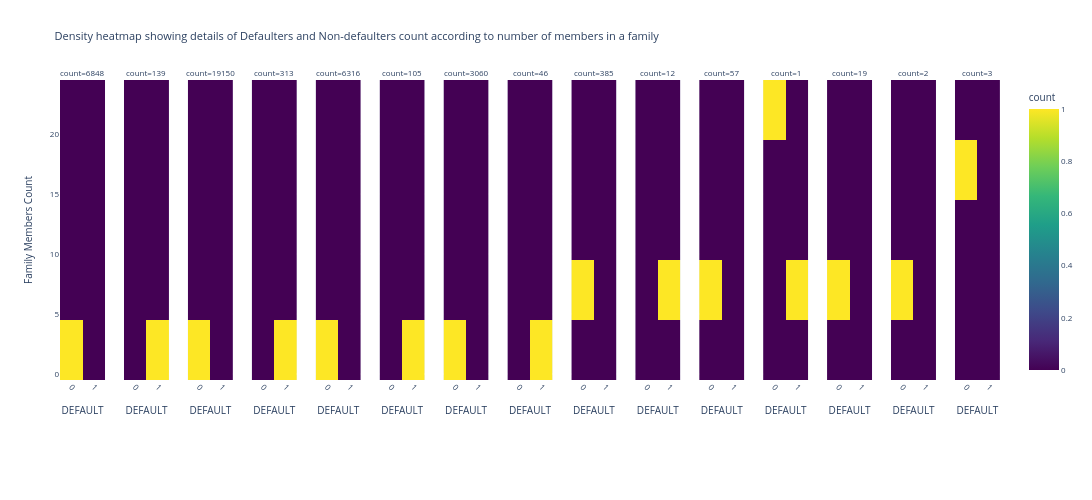

This figure's notebook cell:
### Code cell
fig = px.density_heatmap(
    data_frame=df6,
    x="DEFAULT",
    y="CNT_FAM_MEMBERS",
    facet_col="count",
    facet_col_spacing=0.02,
    color_continuous_scale="Viridis",
    width=1600,
    height=500,title="Density heatmap showing details of Defaulters and Non-defaulters count according to number of members in a family")


# Update axis labels and spacing
fig.update_layout(
    font=dict(size=8),
    margin=dict(t=80, l=60, r=40, b=120),  # More bottom space for rotated labels
    yaxis_title="Family Members Count")

for axis in fig.layout:
    if axis.startswith('xaxis'):
        fig.layout[axis].update(
            tickmode='array',
            tickvals=[0, 1],
            ticktext=['0', '1'])
fig.write_html(r"Downloads/fig1.html")
# Rotate x-tick labels
fig.update_xaxes(tickangle=45)
fig.show();

### Figure 1 — Plotly figure (JSON) as saved in the notebook; plotly's stock layout.template omitted (floating-point values rounded to 4 significant figures)
{"data": [{"coloraxis": "coloraxis", "hovertemplate": "count=%{z}<br>DEFAULT=%{x}<br>CNT_FAM_MEMBERS=%{y}<extra></extra>", "name": "", "type": "histogram2d", "x": [0], "xaxis": "x", "xbingroup": "x", "y": [1], "yaxis": "y", "ybingroup": "y"}, {"coloraxis": "coloraxis", "hovertemplate": "count=%{z}<br>DEFAULT=%{x}<br>CNT_FAM_MEMBERS=%{y}<extra></extra>", "name": "", "type": "histogram2d", "x": [1], "xaxis": "x2", "xbingroup": "x", "y": [1], "yaxis": "y2", "ybingroup": "y"}, {"coloraxis": "coloraxis", "hovertemplate": "count=%{z}<br>DEFAULT=%{x}<br>CNT_FAM_MEMBERS=%{y}<extra></extra>", "name": "", "type": "histogram2d", "x": [0], "xaxis": "x3", "xbingroup": "x", "y": [2], "yaxis": "y3", "ybingroup": "y"}, {"coloraxis": "coloraxis", "hovertemplate": "count=%{z}<br>DEFAULT=%{x}<br>CNT_FAM_MEMBERS=%{y}<extra></extra>", "name": "", "type": "histogram2d", "x": [1], "xaxis": "x4", "xbingroup": "x", "y": [2], "yaxis": "y4", "ybingroup": "y"}, {"coloraxis": "coloraxis", "hovertemplate": "count=%{z}<br>DEFAULT=%{x}<br>CNT_FAM_MEMBERS=%{y}<extra></extra>", "name": "", "type": "histogram2d", "x": [0], "xaxis": "x5", "xbingroup": "x", "y": [3], "yaxis": "y5", "ybingroup": "y"}, {"coloraxis": "coloraxis", "hovertemplate": "count=%{z}<br>DEFAULT=%{x}<br>CNT_FAM_MEMBERS=%{y}<extra></extra>", "name": "", "type": "histogram2d", "x": [1], "xaxis": "x6", "xbingroup": "x", "y": [3], "yaxis": "y6", "ybingroup": "y"}, {"coloraxis": "coloraxis", "hovertemplate": "count=%{z}<br>DEFAULT=%{x}<br>CNT_FAM_MEMBERS=%{y}<extra></extra>", "name": "", "type": "histogram2d", "x": [0], "xaxis": "x7", "xbingroup": "x", "y": [4], "yaxis": "y7", "ybingroup": "y"}, {"coloraxis": "coloraxis", "hovertemplate": "count=%{z}<br>DEFAULT=%{x}<br>CNT_FAM_MEMBERS=%{y}<extra></extra>", "name": "", "type": "histogram2d", "x": [1], "xaxis": "x8", "xbingroup": "x", "y": [4], "yaxis": "y8", "ybingroup": "y"}, {"coloraxis": "coloraxis", "hovertemplate": "count=%{z}<br>DEFAULT=%{x}<br>CNT_FAM_MEMBERS=%{y}<extra></extra>", "name": "", "type": "histogram2d", "x": [0], "xaxis": "x9", "xbingroup": "x", "y": [5], "yaxis": "y9", "ybingroup": "y"}, {"coloraxis": "coloraxis", "hovertemplate": "count=%{z}<br>DEFAULT=%{x}<br>CNT_FAM_MEMBERS=%{y}<extra></extra>", "name": "", "type": "histogram2d", "x": [1], "xaxis": "x10", "xbingroup": "x", "y": [5], "yaxis": "y10", "ybingroup": "y"}, {"coloraxis": "coloraxis", "hovertemplate": "count=%{z}<br>DEFAULT=%{x}<br>CNT_FAM_MEMBERS=%{y}<extra></extra>", "name": "", "type": "histogram2d", "x": [0], "xaxis": "x11", "xbingroup": "x", "y": [6], "yaxis": "y11", "ybingroup": "y"}, {"coloraxis": "coloraxis", "hovertemplate": "count=%{z}<br>DEFAULT=%{x}<br>CNT_FAM_MEMBERS=%{y}<extra></extra>", "name": "", "type": "histogram2d", "x": [1, 0], "xaxis": "x12", "xbingroup": "x", "y": [6, 20], "yaxis": "y12", "ybingroup": "y"}, {"coloraxis": "coloraxis", "hovertemplate": "count=%{z}<br>DEFAULT=%{x}<br>CNT_FAM_MEMBERS=%{y}<extra></extra>", "name": "", "type": "histogram2d", "x": [0], "xaxis": "x13", "xbingroup": "x", "y": [7], "yaxis": "y13", "ybingroup": "y"}, {"coloraxis": "coloraxis", "hovertemplate": "count=%{z}<br>DEFAULT=%{x}<br>CNT_FAM_MEMBERS=%{y}<extra></extra>", "name": "", "type": "histogram2d", "x": [0], "xaxis": "x14", "xbingroup": "x", "y": [9], "yaxis": "y14", "ybingroup": "y"}, {"coloraxis": "coloraxis", "hovertemplate": "count=%{z}<br>DEFAULT=%{x}<br>CNT_FAM_MEMBERS=%{y}<extra></extra>", "name": "", "type": "histogram2d", "x": [0], "xaxis": "x15", "xbingroup": "x", "y": [15], "yaxis": "y15", "ybingroup": "y"}], "layout": {"annotations": [{"font": {}, "showarrow": false, "text": "count=6848", "x": 0.024, "xanchor": "center", "xref": "paper", "y": 1, "yanchor": "bottom", "yref": "paper"}, {"font": {}, "showarrow": false, "text": "count=139", "x": 0.092, "xanchor": "center", "xref": "paper", "y": 1, "yanchor": "bottom", "yref": "paper"}, {"font": {}, "showarrow": false, "text": "count=19150", "x": 0.16, "xanchor": "center", "xref": "paper", "y": 1, "yanchor": "bottom", "yref": "paper"}, {"font": {}, "showarrow": false, "text": "count=313", "x": 0.228, "xanchor": "center", "xref": "paper", "y": 1, "yanchor": "bottom", "yref": "paper"}, {"font": {}, "showarrow": false, "text": "count=6316", "x": 0.296, "xanchor": "center", "xref": "paper", "y": 1, "yanchor": "bottom", "yref": "paper"}, {"font": {}, "showarrow": false, "text": "count=105", "x": 0.364, "xanchor": "center", "xref": "paper", "y": 1, "yanchor": "bottom", "yref": "paper"}, {"font": {}, "showarrow": false, "text": "count=3060", "x": 0.432, "xanchor": "center", "xref": "paper", "y": 1, "yanchor": "bottom", "yref": "paper"}, {"font": {}, "showarrow": false, "text": "count=46", "x": 0.5, "xanchor": "center", "xref": "paper", "y": 1, "yanchor": "bottom", "yref": "paper"}, {"font": {}, "showarrow": false, "text": "count=385", "x": 0.568, "xanchor": "center", "xref": "paper", "y": 1, "yanchor": "bottom", "yref": "paper"}, {"font": {}, "showarrow": false, "text": "count=12", "x": 0.636, "xanchor": "center", "xref": "paper", "y": 1, "yanchor": "bottom", "yref": "paper"}, {"font": {}, "showarrow": false, "text": "count=57", "x": 0.704, "xanchor": "center", "xref": "paper", "y": 1, "yanchor": "bottom", "yref": "paper"}, {"font": {}, "showarrow": false, "text": "count=1", "x": 0.772, "xanchor": "center", "xref": "paper", "y": 1, "yanchor": "bottom", "yref": "paper"}, {"font": {}, "showarrow": false, "text": "count=19", "x": 0.84, "xanchor": "center", "xref": "paper", "y": 1, "yanchor": "bottom", "yref": "paper"}, {"font": {}, "showarrow": false, "text": "count=2", "x": 0.908, "xanchor": "center", "xref": "paper", "y": 1, "yanchor": "bottom", "yref": "paper"}, {"font": {}, "showarrow": false, "text": "count=3", "x": 0.976, "xanchor": "center", "xref": "paper", "y": 1, "yanchor": "bottom", "yref": "paper"}], "coloraxis": {"colorbar": {"title": {"text": "count"}}, "colorscale": [[0, "#440154"], [0.1111, "#482878"], [0.2222, "#3e4989"], [0.3333, "#31688e"], [0.4444, "#26828e"], [0.5556, "#1f9e89"], [0.6667, "#35b779"], [0.7778, "#6ece58"], [0.8889, "#b5de2b"], [1, "#fde725"]]}, "font": {"size": 8}, "height": 500, "legend": {"tracegroupgap": 0}, "margin": {"b": 120, "l": 60, "r": 40, "t": 80}, "title": {"text": "Density heatmap showing details of Defaulters and Non-defaulters count according to number of members in a family"}, "width": 1600, "xaxis": {"anchor": "y", "autorange": true, "domain": [0, 0.048], "range": [-0.5, 1.5], "tickangle": 45, "tickmode": "array", "ticktext": ["0", "1"], "tickvals": [0, 1], "title": {"text": "DEFAULT"}, "type": "linear"}, "xaxis10": {"anchor": "y10", "autorange": true, "domain": [0.612, 0.66], "matches": "x", "range": [-0.5, 1.5], "tickangle": 45, "tickmode": "array", "ticktext": ["0", "1"], "tickvals": [0, 1], "title": {"text": "DEFAULT"}, "type": "linear"}, "xaxis11": {"anchor": "y11", "autorange": true, "domain": [0.68, 0.728], "matches": "x", "range": [-0.5, 1.5], "tickangle": 45, "tickmode": "array", "ticktext": ["0", "1"], "tickvals": [0, 1], "title": {"text": "DEFAULT"}, "type": "linear"}, "xaxis12": {"anchor": "y12", "autorange": true, "domain": [0.748, 0.796], "matches": "x", "range": [-0.5, 1.5], "tickangle": 45, "tickmode": "array", "ticktext": ["0", "1"], "tickvals": [0, 1], "title": {"text": "DEFAULT"}, "type": "linear"}, "xaxis13": {"anchor": "y13", "autorange": true, "domain": [0.816, 0.864], "matches": "x", "range": [-0.5, 1.5], "tickangle": 45, "tickmode": "array", "ticktext": ["0", "1"], "tickvals": [0, 1], "title": {"text": "DEFAULT"}, "type": "linear"}, "xaxis14": {"anchor": "y14", "autorange": true, "domain": [0.884, 0.932], "matches": "x", "range": [-0.5, 1.5], "tickangle": 45, "tickmode": "array", "ticktext": ["0", "1"], "tickvals": [0, 1], "title": {"text": "DEFAULT"}, "type": "linear"}, "xaxis15": {"anchor": "y15", "autorange": true, "domain": [0.952, 1], "matches": "x", "range": [-0.5, 1.5], "tickangle": 45, "tickmode": "array", "ticktext": ["0", "1"], "tickvals": [0, 1], "title": {"text": "DEFAULT"}, "type": "linear"}, "xaxis2": {"anchor": "y2", "autorange": true, "domain": [0.068, 0.116], "matches": "x", "range": [-0.5, 1.5], "tickangle": 45, "tickmode": "array", "ticktext": ["0", "1"], "tickvals": [0, 1], "title": {"text": "DEFAULT"}, "type": "linear"}, "xaxis3": {"anchor": "y3", "autorange": true, "domain": [0.136, 0.184], "matches": "x", "range": [-0.5, 1.5], "tickangle": 45, "tickmode": "array", "ticktext": ["0", "1"], "tickvals": [0, 1], "title": {"text": "DEFAULT"}, "type": "linear"}, "xaxis4": {"anchor": "y4", "autorange": true, "domain": [0.204, 0.252], "matches": "x", "range": [-0.5, 1.5], "tickangle": 45, "tickmode": "array", "ticktext": ["0", "1"], "tickvals": [0, 1], "title": {"text": "DEFAULT"}, "type": "linear"}, "xaxis5": {"anchor": "y5", "autorange": true, "domain": [0.272, 0.32], "matches": "x", "range": [-0.5, 1.5], "tickangle": 45, "tickmode": "array", "ticktext": ["0", "1"], "tickvals": [0, 1], "title": {"text": "DEFAULT"}, "type": "linear"}, "xaxis6": {"anchor": "y6", "autorange": true, "domain": [0.34, 0.388], "matches": "x", "range": [-0.5, 1.5], "tickangle": 45, "tickmode": "array", "ticktext": ["0", "1"], "tickvals": [0, 1], "title": {"text": "DEFAULT"}, "type": "linear"}, "xaxis7": {"anchor": "y7", "autorange": true, "domain": [0.408, 0.456], "matches": "x", "range": [-0.5, 1.5], "tickangle": 45, "tickmode": "array", "ticktext": ["0", "1"], "tickvals": [0, 1], "title": {"text": "DEFAULT"}, "type": "linear"}, "xaxis8": {"anchor": "y8", "autorange": true, "domain": [0.476, 0.524], "matches": "x", "range": [-0.5, 1.5], "tickangle": 45, "tickmode": "array", "ticktext": ["0", "1"], "tickvals": [0, 1], "title": {"text": "DEFAULT"}, "type": "linear"}, "xaxis9": {"anchor": "y9", "autorange": true, "domain": [0.544, 0.592], "matches": "x", "range": [-0.5, 1.5], "tickangle": 45, "tickmode": "array", "ticktext": ["0", "1"], "tickvals": [0, 1], "title": {"text": "DEFAULT"}, "type": "linear"}, "yaxis": {"anchor": "x", "autorange": true, "domain": [0, 1], "range": [-0.5, 24.5], "title": {"text": "Family Members Count"}, "type": "linear"}, "yaxis10": {"anchor": "x10", "autorange": true, "domain": [0, 1], "matches": "y", "range": [-0.5, 24.5], "showticklabels": false, "type": "linear"}, "yaxis11": {"anchor": "x11", "autorange": true, "domain": [0, 1], "matches": "y", "range": [-0.5, 24.5], "showticklabels": false, "type": "linear"}, "yaxis12": {"anchor": "x12", "autorange": true, "domain": [0, 1], "matches": "y", "range": [-0.5, 24.5], "showticklabels": false, "type": "linear"}, "yaxis13": {"anchor": "x13", "autorange": true, "domain": [0, 1], "matches": "y", "range": [-0.5, 24.5], "showticklabels": false, "type": "linear"}, "yaxis14": {"anchor": "x14", "autorange": true, "domain": [0, 1], "matches": "y", "range": [-0.5, 24.5], "showticklabels": false, "type": "linear"}, "yaxis15": {"anchor": "x15", "autorange": true, "domain": [0, 1], "matches": "y", "range": [-0.5, 24.5], "showticklabels": false, "type": "linear"}, "yaxis2": {"anchor": "x2", "autorange": true, "domain": [0, 1], "matches": "y", "range": [-0.5, 24.5], "showticklabels": false, "type": "linear"}, "yaxis3": {"anchor": "x3", "autorange": true, "domain": [0, 1], "matches": "y", "range": [-0.5, 24.5], "showticklabels": false, "type": "linear"}, "yaxis4": {"anchor": "x4", "autorange": true, "domain": [0, 1], "matches": "y", "range": [-0.5, 24.5], "showticklabels": false, "type": "linear"}, "yaxis5": {"anchor": "x5", "autorange": true, "domain": [0, 1], "matches": "y", "range": [-0.5, 24.5], "showticklabels": false, "type": "linear"}, "yaxis6": {"anchor": "x6", "autorange": true, "domain": [0, 1], "matches": "y", "range": [-0.5, 24.5], "showticklabels": false, "type": "linear"}, "yaxis7": {"anchor": "x7", "autorange": true, "domain": [0, 1], "matches": "y", "range": [-0.5, 24.5], "showticklabels": false, "type": "linear"}, "yaxis8": {"anchor": "x8", "autorange": true, "domain": [0, 1], "matches": "y", "range": [-0.5, 24.5], "showticklabels": false, "type": "linear"}, "yaxis9": {"anchor": "x9", "autorange": true, "domain": [0, 1], "matches": "y", "range": [-0.5, 24.5], "showticklabels": false, "type": "linear"}}}
